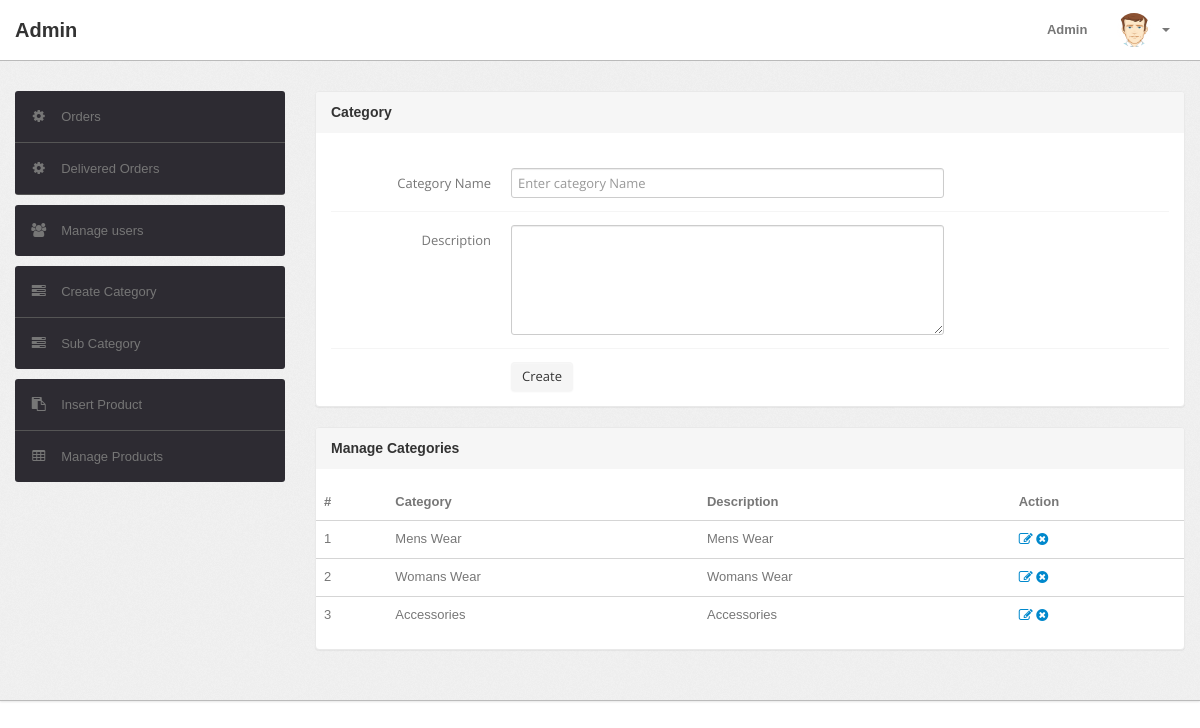
The app's page /admin/category.php (signed in) with its own data.
### tables this page shows
CREATE TABLE `category` (
  `id` int(11) NOT NULL,
  `categoryName` varchar(255) DEFAULT NULL,
  `categoryDescription` longtext,
  `creationDate` timestamp NOT NULL DEFAULT CURRENT_TIMESTAMP,
  `updationDate` varchar(255) DEFAULT NULL
);

### admin/category.php (the view, shortened to what this page needs)
<?php
include('include/config.php');
if(strlen($_SESSION['alogin'])==0)
	{
header('location:index.php');
}
else{
?>
<!DOCTYPE html>
<html lang="en">
<head>
	<link type="text/css" href="bootstrap/css/bootstrap.min.css" rel="stylesheet">
	<link type="text/css" href="bootstrap/css/bootstrap-responsive.min.css" rel="stylesheet">
	<link type="text/css" href="css/theme.css" rel="stylesheet">
	<link type="text/css" href="images/icons/css/font-awesome.css" rel="stylesheet">
</head>
<body>
<?php include('include/header.php');?>
	<div class="wrapper">
		<div class="container">
			<div class="row">
<?php include('include/sidebar.php');?>
			<div class="span9">
					<div class="content">
						<div class="module">
							<div class="module-head">
								<h3>Category</h3>
							</div>
							<div class="module-body">
									<br />
			<form class="form-horizontal row-fluid" name="Category" method="post" >
<div class="control-group">
<label class="control-label" for="basicinput">Category Name</label>
<div class="controls">
<input type="text" placeholder="Enter category Name"  name="category" class="span8 tip" required>
</div>
</div>
<div class="control-group">
											<label class="control-label" for="basicinput">Description</label>
											<div class="controls">
												<textarea class="span8" name="description" rows="5"></textarea>
											</div>
										</div>
	<div class="control-group">
											<div class="controls">
												<button type="submit" name="submit" class="btn">Create</button>
											</div>
										</div>
									</form>
							</div>
						</div>
	<div class="module">
							<div class="module-head">
								<h3>Manage Categories</h3>
							</div>
							<div class="module-body table">
								<table cellpadding="0" cellspacing="0" border="0"width="100%">
									<thead>
										<tr>
											<th>#</th>
											<th>Category</th>
											<th>Description</th>
											<th>Action</th>
										</tr>
									</thead>
									<tbody>
<?php $query=mysqli_query($con,"select * from category");
$cnt=1;
while($row=mysqli_fetch_array($query))
{
?>
										<tr>
											<td><?php echo htmlentities($cnt);?></td>
											<td><?php echo htmlentities($row['categoryName']);?></td>
											<td><?php echo htmlentities($row['categoryDescription']);?></td>
											<td>
											<a href="edit-category.php?id=<?php echo $row['id']?>" ><i class="icon-edit"></i></a>
											<a href="category.php?id=<?php echo $row['id']?>&del=delete" onClick="return confirm('Are you sure you want to delete?')"><i class="icon-remove-sign"></i></a></td>
										</tr>
										<?php $cnt=$cnt+1; } ?>
								</table>
							</div>
						</div>
					</div>
				</div>
			</div>
		</div>
	</div>
<?php include('include/footer.php');?>
</body>
<?php } ?>

### admin/css/theme.css (style rules this page uses)
body { font-size: 13px; font-family: Arial, sans-serif; background: #fff; color: #777 }
h1, h2, h3, h4, h5, h6 { color: #333; margin-top: 0 }
h3 { font-size: 20px }
.wrapper { background: url(../images/bg.png) #eee; border-bottom: 1px solid #bbb; -webkit-box-shadow: 0 1px 2px rgba(0,0,0,0.1); -moz-box-shadow: 0 1px 2px rgba(0,0,0,0.1); box-shadow: 0 1px 2px rgba(0,0,0,0.1); padding: 30px 0 }
form { margin: 0 }
select, textarea, input[type="text"], input[type="password"], input[type="datetime"], input[type="datetime-local"], input[type="date"], input[type="month"], input[type="time"], input[type="week"], input[type="number"], input[type="email"], input[type="url"], input[type="search"], input[type="tel"], input[type="color"], .uneditable-input, label, input, button, select, textarea { -webkit-border-radius: 3px; -moz-border-radius: 3px; border-radius: 3px; font-size: 13px; font-family: 'Open Sans', Tahoma, Arial, sans-serif }
body [class^="icon-"], body [class*=" icon-"] { font-size: 14px; line-height: 20px; height: 20px }
.module { background: #fff; -webkit-border-radius: 3px; -moz-border-radius: 3px; border-radius: 3px; border: 1px solid #ccc; border-bottom-color: #bbb; -webkit-box-shadow: 0 0 1px rgba(0,0,0,0.2); -moz-box-shadow: 0 0 1px rgba(0,0,0,0.2); box-shadow: 0 0 1px rgba(0,0,0,0.2); margin-bottom: 30px }
.form-horizontal .control-group, .form-vertical .control-group { margin-bottom: 0 }
.form-horizontal .control-group+.control-group, .form-vertical .control-group+.control-group { margin-top: 13px; padding-top: 13px; border-top: 1px solid #f5f5f5 }
.btn, .btn-box { -webkit-border-radius: 3px; -moz-border-radius: 3px; border-radius: 3px }
.btn { font-size: 13px; font-weight: 600 }
.btn { display: inline-block; margin-bottom: 0; font-weight: 400; text-align: center; vertical-align: middle; cursor: pointer; background-image: none; border: 1px solid transparent; white-space: nowrap; padding: 4px 10px; font-size: 13px; line-height: 1.42857; border-radius: 4px; -webkit-user-select: none; -moz-user-select: none; -ms-user-select: none; user-select: none }
.table { margin-bottom: 0 }
.table th, .table td { border-color: #d5d5d5!important }
.module { box-shadow: 0 0 3px rgba(0,0,0,.1); border-color: #e9e9e9; margin-bottom: 20px; background-color: #fff; border-radius: 4px; -webkit-box-shadow: 0 1px 1px rgba(0,0,0,.05); box-shadow: 0 1px 1px rgba(0,0,0,.05); }
.module-head { color: #767676; background-color: #f6f6f6; border-color: #e9e9e9; padding: 10px 15px; border-bottom: 1px solid transparent; border-top-right-radius: 3px; border-top-left-radius: 3px; }
.module-head h3 { font-size: 14px; line-height: 20px; height: 20px; margin: 0 }
.module-body { padding: 15px }
.module-body.table { padding: 15px 0 }

### records on screen
category: categoryName "Mens Wear", categoryDescription "Mens Wear"
category: categoryName "Womans Wear", categoryDescription "Womans Wear"
category: categoryName "Accessories", categoryDescription "Accessories"
